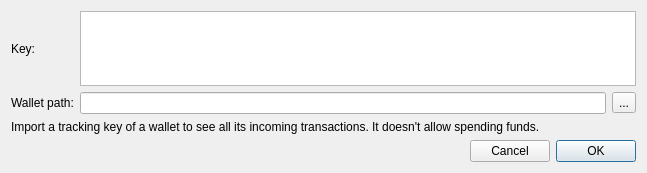
<?xml version="1.0" encoding="UTF-8"?>
<ui version="4.0">
 <class>ImportTrackingKeyDialog</class>
 <widget class="QDialog" name="ImportTrackingKeyDialog">
  <property name="geometry">
   <rect>
    <x>0</x>
    <y>0</y>
    <width>647</width>
    <height>173</height>
   </rect>
  </property>
  <property name="minimumSize">
   <size>
    <width>0</width>
    <height>150</height>
   </size>
  </property>
  <property name="windowTitle">
   <string>Import tracking key</string>
  </property>
  <layout class="QVBoxLayout" name="verticalLayout">
   <item>
    <layout class="QGridLayout" name="gridLayout">
     <item row="0" column="1" colspan="2">
      <widget class="QTextEdit" name="m_keyEdit"/>
     </item>
     <item row="1" column="2">
      <widget class="QToolButton" name="m_selectPathButton">
       <property name="text">
        <string>...</string>
       </property>
      </widget>
     </item>
     <item row="0" column="0">
      <widget class="QLabel" name="label">
       <property name="text">
        <string>Key:</string>
       </property>
      </widget>
     </item>
     <item row="1" column="0">
      <widget class="QLabel" name="label_2">
       <property name="text">
        <string>Wallet path:</string>
       </property>
      </widget>
     </item>
     <item row="1" column="1">
      <widget class="QLineEdit" name="m_pathEdit"/>
     </item>
    </layout>
   </item>
   <item>
    <widget class="QLabel" name="label_3">
     <property name="text">
      <string>Import a tracking key of a wallet to see all its incoming transactions. It doesn't allow spending funds.</string>
     </property>
    </widget>
   </item>
   <item>
    <spacer name="verticalSpacer">
     <property name="orientation">
      <enum>Qt::Vertical</enum>
     </property>
     <property name="sizeHint" stdset="0">
      <size>
       <width>20</width>
       <height>2</height>
      </size>
     </property>
    </spacer>
   </item>
   <item>
    <layout class="QHBoxLayout" name="horizontalLayout">
     <item>
      <spacer name="horizontalSpacer">
       <property name="orientation">
        <enum>Qt::Horizontal</enum>
       </property>
       <property name="sizeHint" stdset="0">
        <size>
         <width>40</width>
         <height>20</height>
        </size>
       </property>
      </spacer>
     </item>
     <item>
      <widget class="QPushButton" name="m_cancelButton">
       <property name="text">
        <string>Cancel</string>
       </property>
       <property name="autoDefault">
        <bool>false</bool>
       </property>
      </widget>
     </item>
     <item>
      <widget class="QPushButton" name="m_okButton">
       <property name="text">
        <string>OK</string>
       </property>
       <property name="autoDefault">
        <bool>false</bool>
       </property>
       <property name="default">
        <bool>true</bool>
       </property>
      </widget>
     </item>
    </layout>
   </item>
  </layout>
 </widget>
 <resources/>
 <connections>
  <connection>
   <sender>m_selectPathButton</sender>
   <signal>clicked()</signal>
   <receiver>ImportTrackingKeyDialog</receiver>
   <slot>selectPathClicked()</slot>
   <hints>
    <hint type="sourcelabel">
     <x>620</x>
     <y>54</y>
    </hint>
    <hint type="destinationlabel">
     <x>323</x>
     <y>65</y>
    </hint>
   </hints>
  </connection>
  <connection>
   <sender>m_okButton</sender>
   <signal>clicked()</signal>
   <receiver>ImportTrackingKeyDialog</receiver>
   <slot>accept()</slot>
   <hints>
    <hint type="sourcelabel">
     <x>594</x>
     <y>102</y>
    </hint>
    <hint type="destinationlabel">
     <x>323</x>
     <y>65</y>
    </hint>
   </hints>
  </connection>
  <connection>
   <sender>m_cancelButton</sender>
   <signal>clicked()</signal>
   <receiver>ImportTrackingKeyDialog</receiver>
   <slot>reject()</slot>
   <hints>
    <hint type="sourcelabel">
     <x>511</x>
     <y>102</y>
    </hint>
    <hint type="destinationlabel">
     <x>323</x>
     <y>65</y>
    </hint>
   </hints>
  </connection>
 </connections>
 <slots>
  <slot>selectPathClicked()</slot>
 </slots>
</ui>
